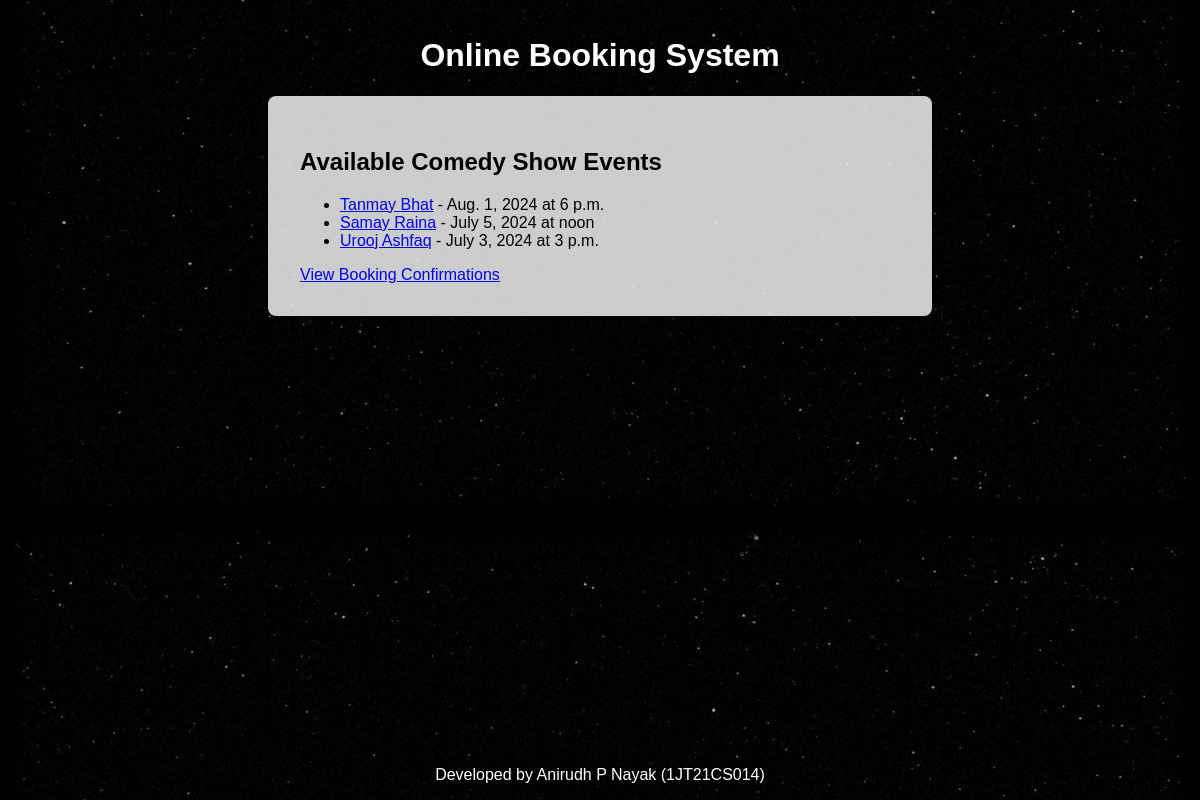
The page / on the database its author committed.
### MyApp/models.py (models this page shows)
class ComedyShowEvent(models.Model):
    title = models.CharField(max_length=100)
    date = models.DateField()
    time = models.TimeField()
    location = models.CharField(max_length=200)

### MyApp/views.py (the view)
# urls.py: path('', views.index, name='index'),
def index(request):
    events = ComedyShowEvent.objects.all()
    return render(request, 'MyApp/index.html', {'events': events})

### MyApp/templates/MyApp/index.html
{% extends 'MyApp/base.html' %}
{% block content %}
<div class="container">
    <h2>Available Comedy Show Events</h2>
    <ul>
        {% for event in events %}
            <li>
                <a href="{% url 'book_ticket' event.id %}">{{ event.title }}</a> - {{ event.date }} at {{ event.time }}
            </li>
        {% endfor %}
    </ul>
    <a href="{% url 'booking_confirmation' %}">View Booking Confirmations</a>
</div>
{% endblock %}

### MyApp/static/css/styles.css (style rules this page uses)
body { background-image: url('../images/back1.jpeg'); background-size: cover; background-position: center; font-family: Arial, sans-serif; margin: 0; padding: 0; }
.container { margin: 6em auto 3em auto; padding: 2em; background-color: rgba(255, 255, 255, 0.8); border-radius: 8px; width: 80%; max-width: 600px; }

### rows shown on the page
ComedyShowEvent: title "Tanmay Bhat", date "Aug. 1, 2024", time "6 p.m."
ComedyShowEvent: title "Samay Raina", date "July 5, 2024", time "noon"
ComedyShowEvent: title "Urooj Ashfaq", date "July 3, 2024", time "3 p.m."
